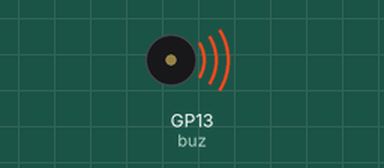
This program was run on a simulated Raspberry Pi Pico running MicroPython. Parts: buzzer (waves = sounding). At 24.8 s the program stops and its outputs stay as they are.

Above: at 0.1 s.
At 0.6 s:
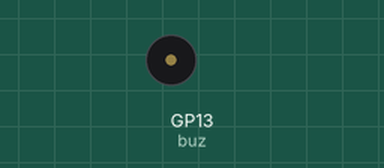
Timing chart, 0 to 2.1 s (numbered marks = the images above):
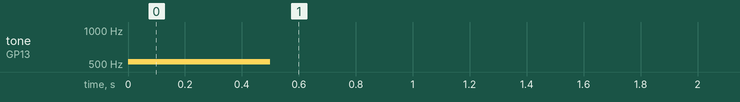

Measured:
- by itself, tone on GP13 (buz): silent → 523 Hz at 0.00 s, → silent 0.50 s later

The program:

Twingkle_Little_Star.py
```python
from machine import Pin, PWM
import utime

# Init Buzzer PWM
buz = PWM(Pin(13))
buz.duty_u16(int(65536/2)) # Duty = 50%

Note_Freqs = {'Do_0':523, 'Re_0':587, 'Mi_0':659, 'Fa_0':698, \
              'Sol_0':783, 'La_0':880, 'Ti_0':987, 'Do_1':1046,\
              'Re_1':1174, 'Mi_1':1318, 'Fa_1':1397, 'Sol_1':1568,\
              'La_1':1760, 'Ti_0':1975, 'Do_2':2093}

Twingkle_Little_Star = [['Do_0',0.5], ['Do_0',0.5], ['Sol_0',0.5], ['Sol_0',0.5], \
                        ['La_0',0.5], ['La_0',0.5], ['Sol_0',1], \
                        ['Fa_0',0.5], ['Fa_0',0.5], ['Mi_0',0.5], ['Mi_0',0.5],\
                        ['Re_0',0.5], ['Re_0',0.5], ['Do_0',1],\
                        ['Sol_0',0.5],['Sol_0',0.5],['Fa_0',0.5],['Fa_0',0.5],\
                        ['Mi_0',0.5], ['Mi_0',0.5], ['Re_0',1],\
                        ['Sol_0',0.5],['Sol_0',0.5],['Fa_0',0.5],['Fa_0',0.5],\
                        ['Mi_0',0.5], ['Mi_0',0.5], ['Re_0',1],\
                        ['Do_0',0.5], ['Do_0',0.5], ['Sol_0',0.5], ['Sol_0',0.5], \
                        ['La_0',0.5], ['La_0',0.5], ['Sol_0',1], \
                        ['Fa_0',0.5], ['Fa_0',0.5], ['Mi_0',0.5], ['Mi_0',0.5],\
                        ['Re_0',0.5], ['Re_0',0.5], ['Do_0',1]]

def pNote(freq, len):
    buz.freq(freq)
    utime.sleep(len)
    buz.deinit()
    utime.sleep(0.02)

def pMusic(music):
    for note, l in music:
        pNote(Note_Freqs[note], l)

if __name__ == '__main__' :
    pMusic(Twingkle_Little_Star)
```
